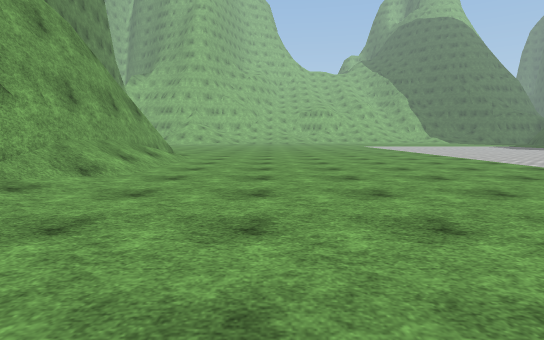
[1] (above)

21 first-person views from a walk through a 3-D level made in the Unity game engine. The camera is 1.2 m above the floor, tilts 6° down and sees 80° across. The floor is counted in squares, 2 m on a side. Each view is taken from the middle of a square. On the plan, view 1 faces up. The plan holds only what a view shows up to about 10 squares ahead; the rest is blank. The place goes on beyond the plan. The player character is not drawn. Surface patterns are stand-ins for the level's own textures.

[2]
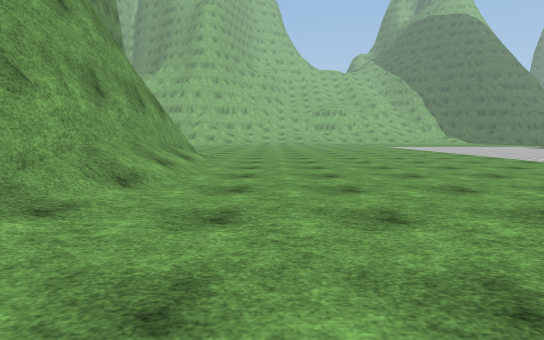

[3]
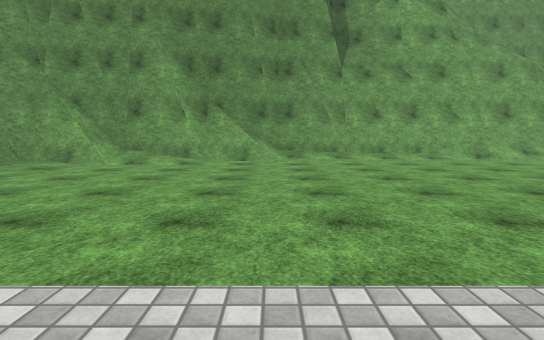

[4]
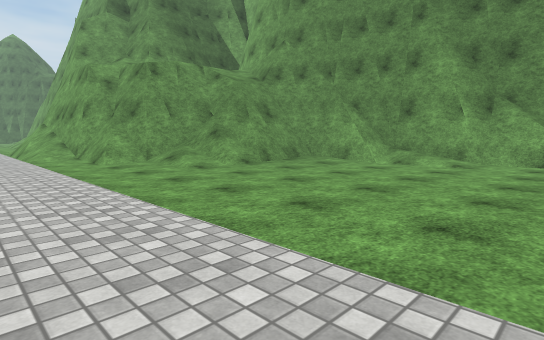

[5]
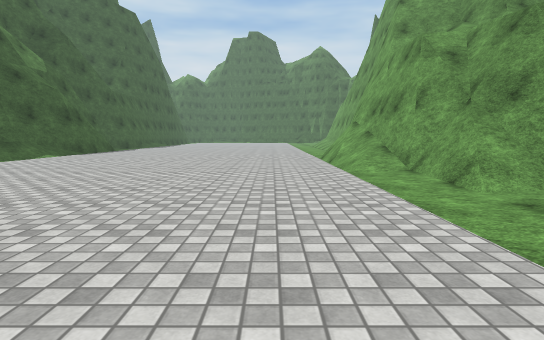

[6]
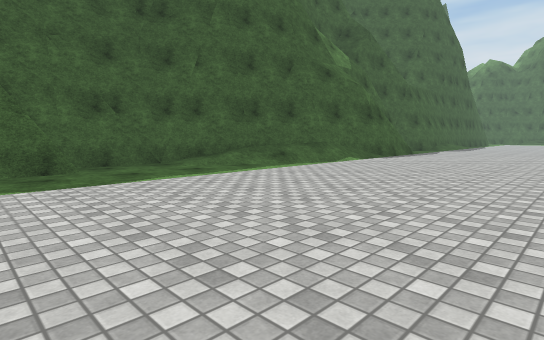

[7]
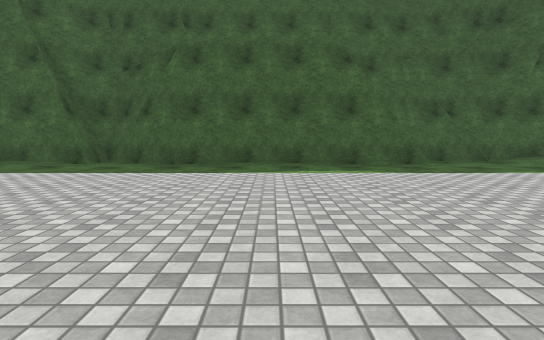

[8]
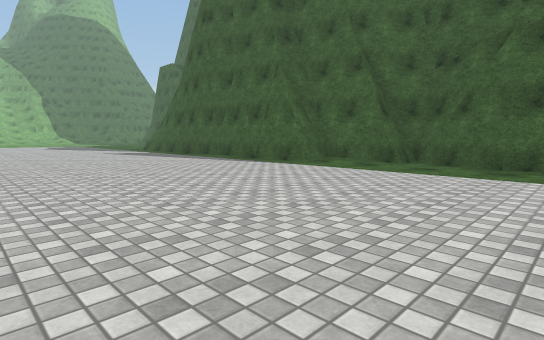

[9]
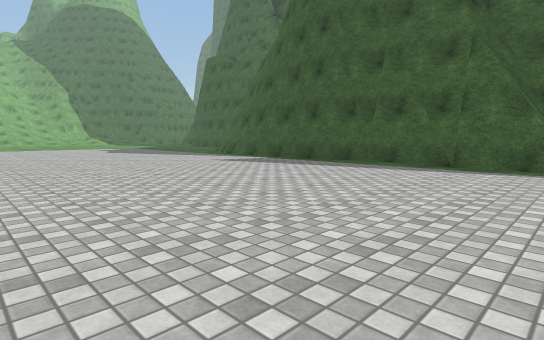

[10]
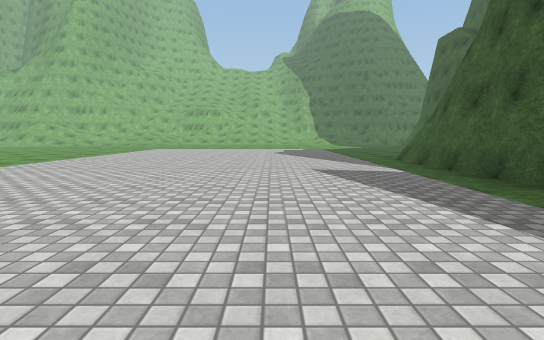

[11]
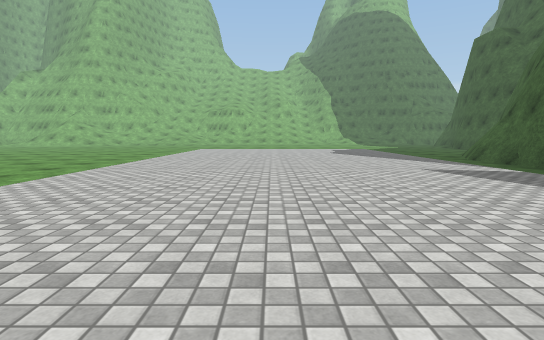

[12]
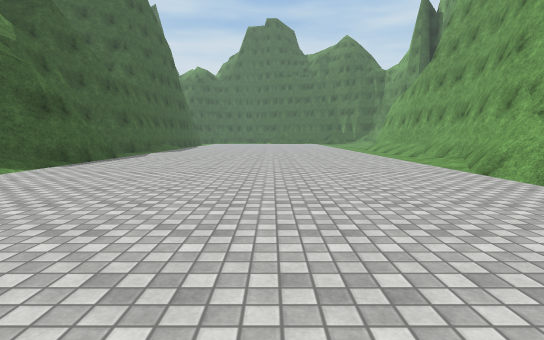

[13]
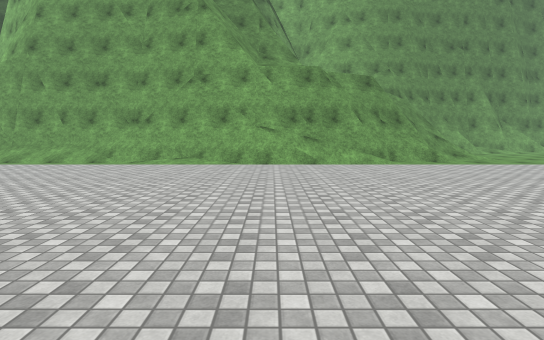

[14]
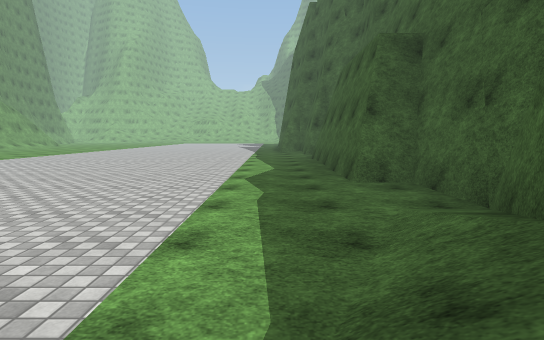

[15]
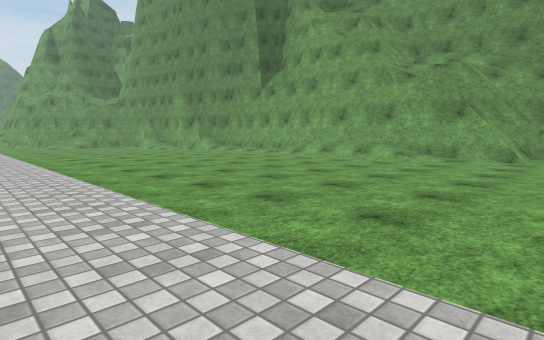

[16]
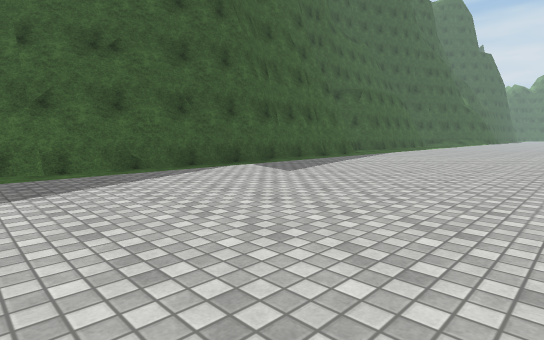

[17]
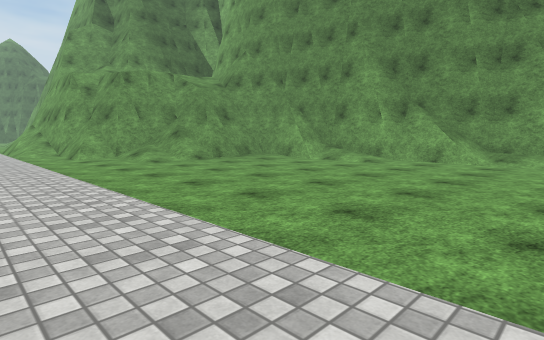

[18]
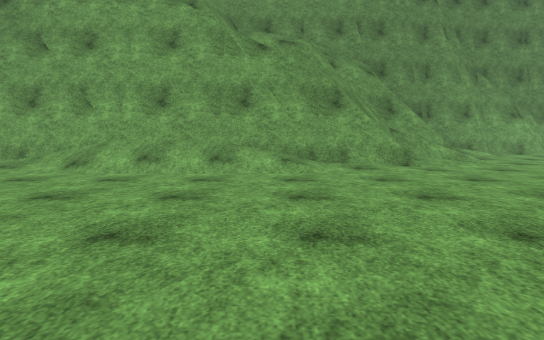

[19]
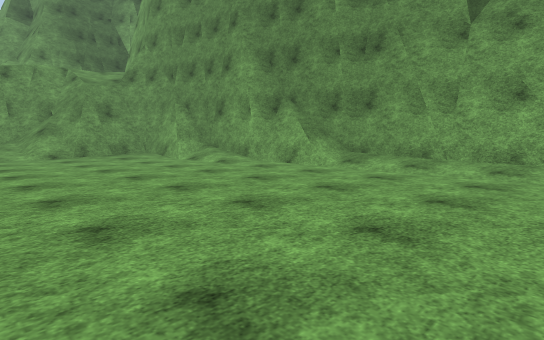

[20]
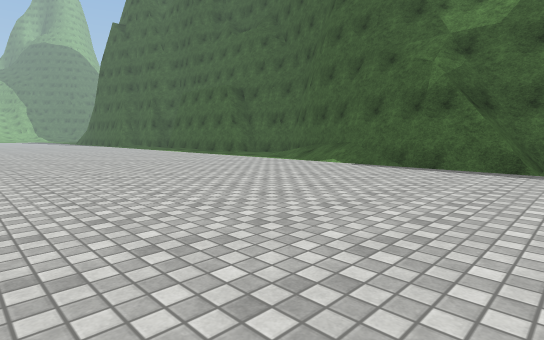

[21]
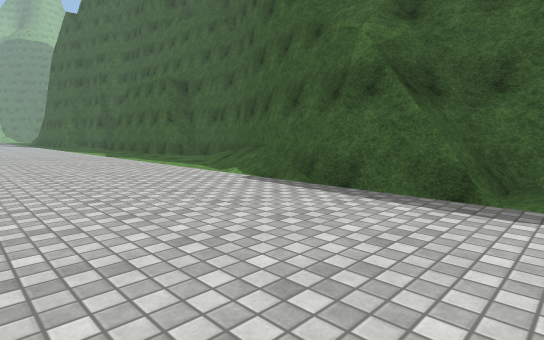

### Floor plan
Key: @ floor where view 1 was taken; # wall or solid block; . main floor; : floor 0.25 m higher than the main floor; + floor 2 m higher than the main floor; / step, stairs or slope; = window, fence, low wall or low ledge.
Columns run from 6 left of view 1 to 16 right of it. Each row starts with its distance up from view 1.
 12 #//.................=
 11 #=//................##
 10 ##//................##
  9 ###/................#
  8   #/................#
  7   #/................#
  6   #/................#
  5   #/................#
  4   #/................#
  3   #/................#
  2   #/................##
  1   #/................/#
  0   #/..@..............##
 -1   #/................./#
 -2   #+.................##
 -3   ##/................#
 -4     /................#
 -5     /................#
 -6    ##:...............#
 -7     ###//............#
 -8      ##//............##
 -9       ###/............#
-10        ###............#
-11         ##/........./##
-12          #/........./#
-13          #/......../##
-14          ##......../#
-15          ##........##
-16          #/........#
-17         ##/........#
-18         #/.........##
-19         ##..........#

Positions as (right, up) in squares from view 1, and headings:
1: (0, 0), facing up
2: (-1, 1), facing up
3: (6, -1), facing left
4: (6, -1), facing down-left
5: (6, -5), facing down
6: (8, -7), facing down-right
7: (7, -5), facing right
8: (7, -4), facing up-right
9: (6, 1), facing up-right
10: (10, 2), facing up
11: (8, 2), facing up
12: (8, -9), facing down
13: (13, -14), facing left
14: (13, -14), facing up
15: (6, 12), facing down-left
16: (7, 12), facing down-right
17: (6, 1), facing down-left
18: (3, 8), facing left
19: (3, 3), facing down-left
20: (6, -19), facing up-right
21: (9, -19), facing up-right
